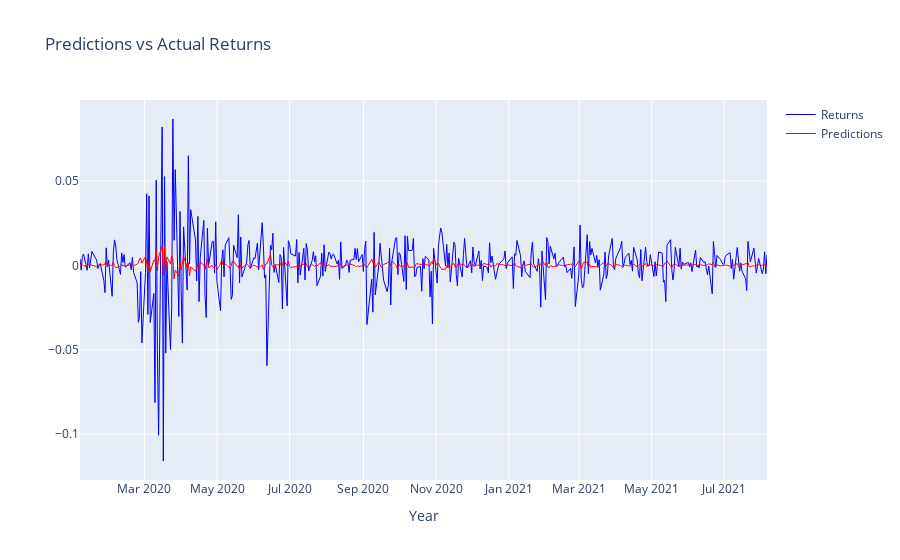

Write notebook code for a chart like this one.
### Markdown cell above
#### Plot Predictions (Returns)

### Code cell
WINDOW_LENGTH = 400

fig = go.Figure()
fig.add_trace(go.Line(x=dataframe.index[-WINDOW_LENGTH:], y=dataframe['return'][-WINDOW_LENGTH:], name='Returns',
                         line=dict(color='blue', width=1)))
fig.add_trace(go.Line(x=dataframe.index[-WINDOW_LENGTH:], y=preds[-WINDOW_LENGTH:], name = 'Predictions',
                         line=dict(color='red', width=1)
))

fig.update_layout(title='Predictions vs Actual Returns',
                   xaxis_title='Year')
fig.show()

### Figure 1 — Plotly figure (JSON) as saved in the notebook; plotly's stock layout.template omitted (floating-point values rounded to 4 significant figures; data arrays with more than 128 entries replaced by an {"elided": "..."} marker saying what was removed)
{"data": [{"line": {"color": "blue", "width": 1}, "name": "Returns", "type": "scatter", "x": {"elided": "400 str values"}, "y": {"elided": "400 float values"}}, {"line": {"color": "red", "width": 1}, "name": "Predictions", "type": "scatter", "x": {"elided": "400 str values"}, "y": {"elided": "400 float values"}}], "layout": {"title": {"text": "Predictions vs Actual Returns"}, "xaxis": {"title": {"text": "Year"}}}}
